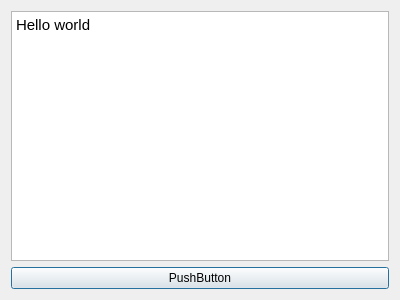
<?xml version="1.0" encoding="UTF-8"?>
<ui version="4.0">
 <class>SecondWindow</class>
 <widget class="QDialog" name="SecondWindow">
  <property name="geometry">
   <rect>
    <x>0</x>
    <y>0</y>
    <width>400</width>
    <height>300</height>
   </rect>
  </property>
  <property name="windowTitle">
   <string>Dialog</string>
  </property>
  <layout class="QVBoxLayout" name="verticalLayout_2">
   <item>
    <widget class="QTextBrowser" name="textBrowser">
     <property name="html">
      <string>&lt;!DOCTYPE HTML PUBLIC &quot;-//W3C//DTD HTML 4.0//EN&quot; &quot;http://www.w3.org/TR/REC-html40/strict.dtd&quot;&gt;
&lt;html&gt;&lt;head&gt;&lt;meta name=&quot;qrichtext&quot; content=&quot;1&quot; /&gt;&lt;meta charset=&quot;utf-8&quot; /&gt;&lt;style type=&quot;text/css&quot;&gt;
p, li { white-space: pre-wrap; }
hr { height: 1px; border-width: 0; }
li.unchecked::marker { content: &quot;\2610&quot;; }
li.checked::marker { content: &quot;\2612&quot;; }
&lt;/style&gt;&lt;/head&gt;&lt;body style=&quot; font-family:'Cantarell'; font-size:11pt; font-weight:400; font-style:normal;&quot;&gt;
&lt;p style=&quot; margin-top:0px; margin-bottom:0px; margin-left:0px; margin-right:0px; -qt-block-indent:0; text-indent:0px;&quot;&gt;Hello world&lt;/p&gt;
&lt;p style=&quot;-qt-paragraph-type:empty; margin-top:0px; margin-bottom:0px; margin-left:0px; margin-right:0px; -qt-block-indent:0; text-indent:0px;&quot;&gt;&lt;br /&gt;&lt;/p&gt;&lt;/body&gt;&lt;/html&gt;</string>
     </property>
    </widget>
   </item>
   <item>
    <widget class="QPushButton" name="pushButton">
     <property name="text">
      <string>PushButton</string>
     </property>
    </widget>
   </item>
  </layout>
 </widget>
 <resources/>
 <connections/>
</ui>
